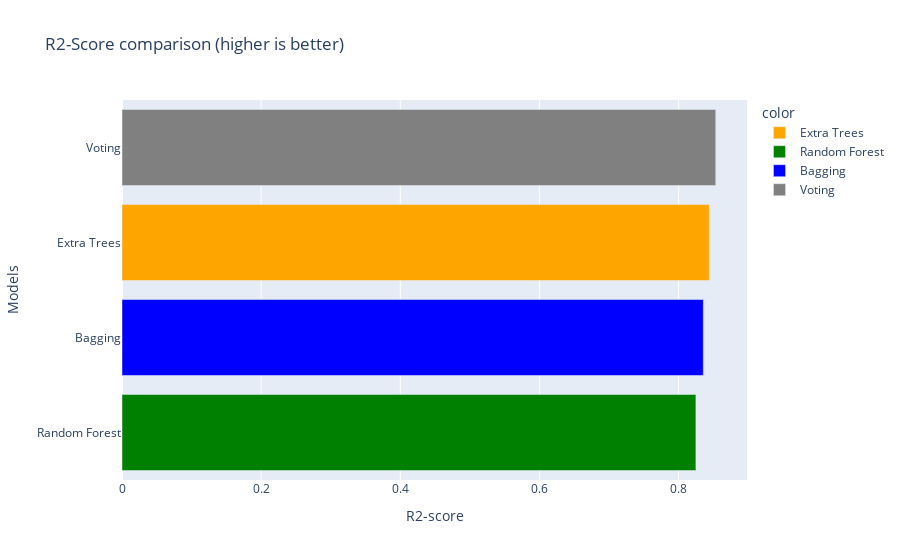

Source (notebook cell):
### Code cell
fig = px.bar(y=["Extra Trees", "Random Forest", "Bagging", "Voting"], 
             x=[r2_et_test, r2_rf_test, r2_br_test, r2_vr_test], 
             color=["Extra Trees", "Random Forest", "Bagging", "Voting"], 
             color_discrete_map={"Extra Trees": "orange",
                                "Random Forest": "green",
                                "Bagging": "blue",
                                "Voting": "grey",},
            title="R2-Score comparison (higher is better)")
fig.update_layout(yaxis={'categoryorder':'total ascending'}, xaxis_title="R2-score", yaxis_title="Models")
fig.show()

### Figure 1 — Plotly figure (JSON) as saved in the notebook; plotly's stock layout.template omitted (floating-point values rounded to 4 significant figures)
{"data": [{"alignmentgroup": "True", "hovertemplate": "color=Extra Trees<br>x=%{x}<br>y=%{y}<extra></extra>", "legendgroup": "Extra Trees", "marker": {"color": "orange", "pattern": {"shape": ""}}, "name": "Extra Trees", "offsetgroup": "Extra Trees", "orientation": "h", "showlegend": true, "textposition": "auto", "type": "bar", "x": [0.844], "xaxis": "x", "y": ["Extra Trees"], "yaxis": "y"}, {"alignmentgroup": "True", "hovertemplate": "color=Random Forest<br>x=%{x}<br>y=%{y}<extra></extra>", "legendgroup": "Random Forest", "marker": {"color": "green", "pattern": {"shape": ""}}, "name": "Random Forest", "offsetgroup": "Random Forest", "orientation": "h", "showlegend": true, "textposition": "auto", "type": "bar", "x": [0.8249], "xaxis": "x", "y": ["Random Forest"], "yaxis": "y"}, {"alignmentgroup": "True", "hovertemplate": "color=Bagging<br>x=%{x}<br>y=%{y}<extra></extra>", "legendgroup": "Bagging", "marker": {"color": "blue", "pattern": {"shape": ""}}, "name": "Bagging", "offsetgroup": "Bagging", "orientation": "h", "showlegend": true, "textposition": "auto", "type": "bar", "x": [0.8355], "xaxis": "x", "y": ["Bagging"], "yaxis": "y"}, {"alignmentgroup": "True", "hovertemplate": "color=Voting<br>x=%{x}<br>y=%{y}<extra></extra>", "legendgroup": "Voting", "marker": {"color": "grey", "pattern": {"shape": ""}}, "name": "Voting", "offsetgroup": "Voting", "orientation": "h", "showlegend": true, "textposition": "auto", "type": "bar", "x": [0.8534], "xaxis": "x", "y": ["Voting"], "yaxis": "y"}], "layout": {"autosize": true, "barmode": "relative", "legend": {"title": {"text": "color"}, "tracegroupgap": 0}, "title": {"text": "R2-Score comparison (higher is better)"}, "xaxis": {"anchor": "y", "autorange": true, "domain": [0, 1], "range": [0, 0.8984], "title": {"text": "R2-score"}, "type": "linear"}, "yaxis": {"anchor": "x", "autorange": true, "categoryorder": "total ascending", "domain": [0, 1], "range": [-0.5, 3.5], "title": {"text": "Models"}, "type": "category"}}}
